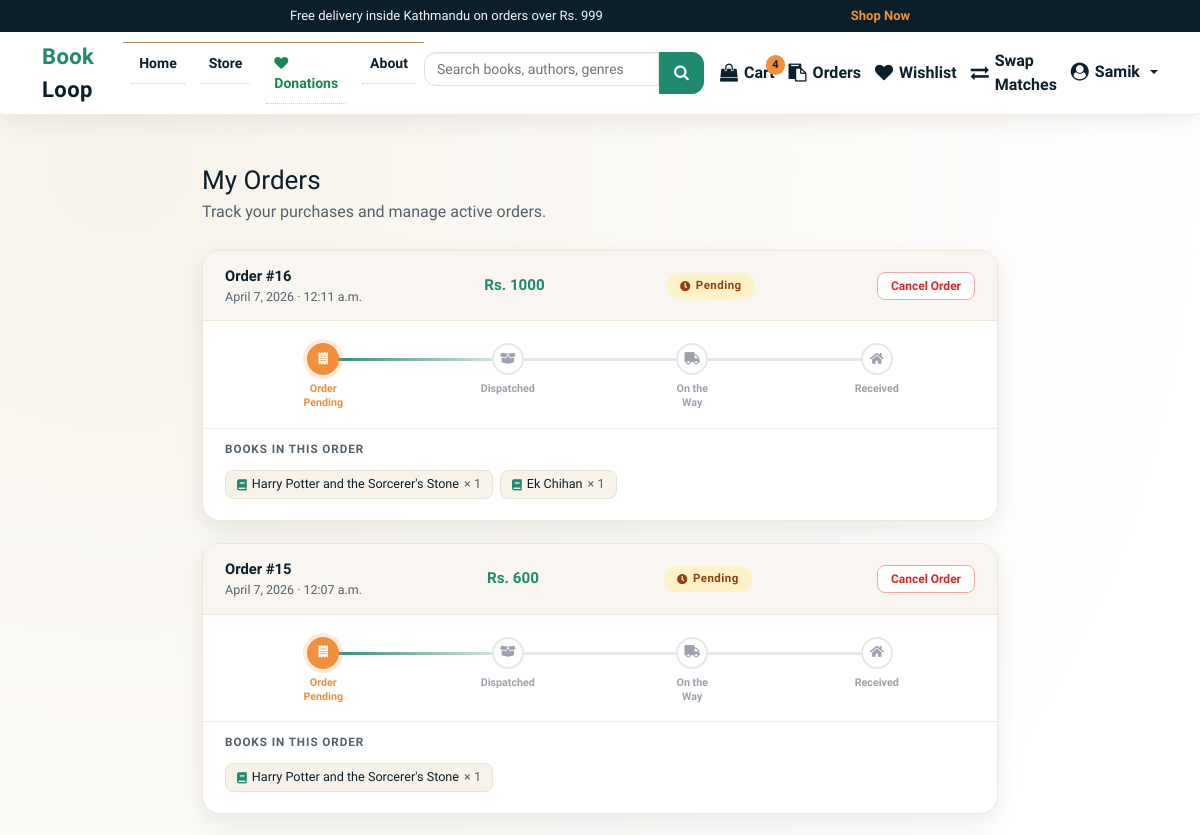
Before: /order/ (signed in, upper part) with the older database file.
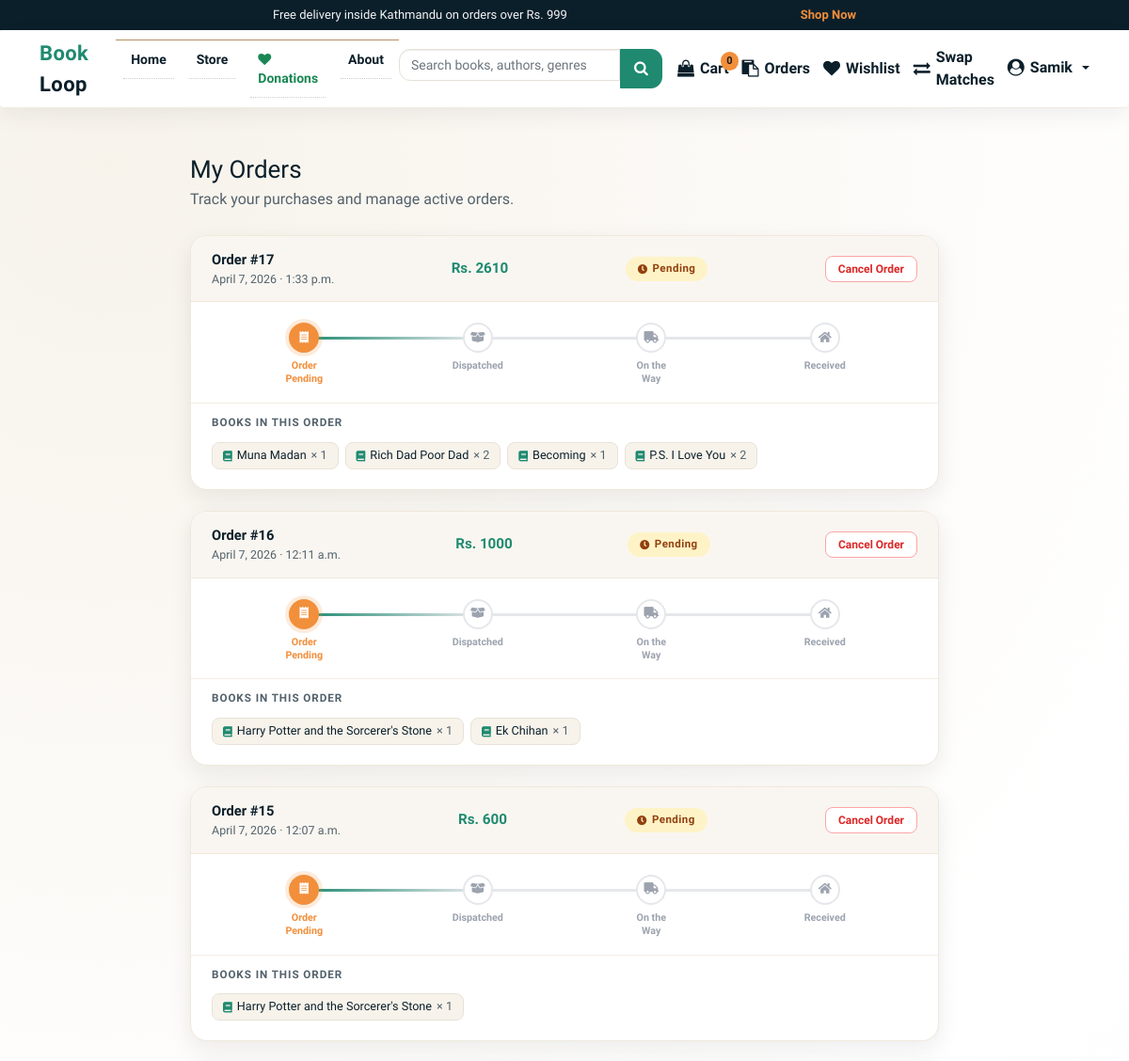
After: the same page with the newer database file.
### books/models.py (models this page shows, shortened)
class Order(models.Model):
    user = models.CharField(max_length=20, null=True)
    date_ordered = models.DateTimeField(auto_now_add=True)
    complete = models.BooleanField(default=False)
    payment_method = models.CharField(max_length=20, choices=METHOD, default="Cash On Delivery")
    order_status = models.CharField(max_length=50, choices=ORDER_STATUS, default="Order Pending")
    transaction_id = models.CharField(max_length=200, null=True)
    @property
    def get_cart_total(self):
        items = self.orderitem_set.all()
        return sum([item.get_total for item in items])
    def get_status_step(self):
        return {
            "Order Pending":    1,
            "Order Dispatched": 2,
            "Order On the Way": 3,
            "Order Received":   4,
        }.get(self.order_status, 0)

class OrderItem(models.Model):
    Book_name = models.ForeignKey(Product, on_delete=models.SET_NULL, null=True)
    order = models.ForeignKey(Order, on_delete=models.SET_NULL, null=True)
    quantity = models.IntegerField(default=0)
    date_added = models.DateTimeField(auto_now_add=True)
    @property
    def get_total(self):
        return self.Book_name.price * self.quantity

class Product(models.Model):
    Book_name = models.CharField(max_length=50)
    Author = models.CharField(max_length=50, default="")
    genre = models.CharField(max_length=300)
    description = models.CharField(max_length=1000, default="")
    price = models.IntegerField(default=0)
    pub_date = models.DateField(default=timezone.now)
    quantity = models.PositiveBigIntegerField(default=1)
    seller = models.ForeignKey(
        settings.AUTH_USER_MODEL,
        on_delete=models.SET_NULL,
        null=True,
        blank=True,
        related_name="products",
    )
    listing_type = models.CharField(
        max_length=10,
        choices=LISTING_CHOICES,
        default="sell",
    )
    listing_status = models.CharField(
        max_length=20,
        choices=LISTING_STATUS,
        default="approved",
    )
    swap_preference = models.CharField(
        max_length=255,
        blank=True,
        null=True,
        help_text="Title or genre of the book you want in exchange.",
    )
    condition = models.CharField(
        max_length=50,
        blank=True,
        null=True,
        help_text=(
            "Physical condition of the book for swapping "
            "(e.g. New, Like New, Good, Heavily Used)."
        ),
    )
    location = models.CharField(
        max_length=255,
        blank=True,
        null=True,
        help_text="City or neighborhood for the swap",
    )
    contact_email = models.EmailField(
        blank=True,
        null=True,
        help_text="Email for other users to contact you for swapping",
    )
    image = CloudinaryField("image", folder="bookloop_covers", null=True, blank=True)
    sequence = models.IntegerField(default=0)
    views = models.PositiveIntegerField(default=0)
    average_rating = models.FloatField(default=0.0)
    rating_count = models.PositiveIntegerField(default=0)

### books/views.py (the view)
# urls.py: path('order/', views.orders, name='order'),
@login_required
def orders(request):
    orders = Order.objects.filter(
        user=request.user.username,
        complete=True,
    ).exclude(order_status='Order Canceled').order_by('-date_ordered')
    return render(request, 'orders.html', {
        'orders': orders,
        'allowed_cancel_statuses': ['Order Pending', 'Order Dispatched'],
    })

### authentication/models.py (called while the page is built)
    @property
    def is_bookshop_owner(self):
        return self.role == self.ROLE_BOOKSHOP

### transactions/context_processors.py (called while the page is built)
def cart_item_count(request):
    if not request.user.is_authenticated:
        return {"cart_count": 0, "cartItems": 0}
    total = (
        OrderItem.objects.filter(
            order__user=request.user.username,
            order__complete=False,
        ).aggregate(total=Sum("quantity"))
    ).get("total")
    cart_count = int(total or 0)
    return {"cart_count": cart_count, "cartItems": cart_count}

### templates/orders.html (shortened to what the changed rows need)
{% load static %}
{% include 'components/base/base-top.html' %}
{% include 'components/header/header.html' %}
<link href="https://cdn.jsdelivr.net/npm/bootstrap@5.0.0-beta3/dist/css/bootstrap.min.css" rel="stylesheet">
<link rel="stylesheet" href="https://use.fontawesome.com/releases/v5.15.3/css/all.css">
<section style="padding:34px 0 64px;">
  <div class="container" style="max-width:820px;">
    <h2 style="font-family:'Merriweather',serif;font-size:26px;margin-bottom:4px;">My Orders</h2>
    {% if orders %}
      {% for order in orders %}
      <div class="order-card">
        <div class="order-card-header">
          <div>
            <div class="order-id">Order #{{ order.id }}</div>
            <div class="order-date">{{ order.date_ordered|date:"F j, Y  ·  g:i a" }}</div>
          </div>
          <div class="order-total">Rs. {{ order.get_cart_total }}</div>
          <div>
            {% if order.order_status == "Order Pending" %}
              <span class="status-badge s-pending">
                <i class="fas fa-clock" style="font-size:.65rem;"></i> Pending
              </span>
            {% elif order.order_status == "Order Dispatched" %}
              <span class="status-badge s-dispatched">
                <i class="fas fa-box-open" style="font-size:.65rem;"></i> Dispatched
              </span>
            {% elif order.order_status == "Order On the Way" %}
              <span class="status-badge s-onway">
                <i class="fas fa-truck" style="font-size:.65rem;"></i> On the Way
              </span>
            {% elif order.order_status == "Order Received" %}
              <span class="status-badge s-received">
                <i class="fas fa-check-circle" style="font-size:.65rem;"></i> Delivered
              </span>
            {% elif order.order_status == "Order Canceled" %}
              <span class="status-badge s-canceled">
                <i class="fas fa-times-circle" style="font-size:.65rem;"></i> Canceled
              </span>
            {% endif %}
          </div>
          {% if order.order_status in allowed_cancel_statuses %}
          <form action="{% url 'delete_order' order.id %}" method="post" style="margin:0;">
            <button type="submit" class="btn-cancel"
              onclick="return confirm('Are you sure you want to cancel Order #{{ order.id }}?')">
              Cancel Order
            </button>
          </form>
          {% endif %}
        </div>
        {% if order.order_status != "Order Canceled" %}
        {% with step=order.get_status_step %}
        <div class="tracker-wrap">
          <div class="tracker">
            <div class="step {% if step > 1 %}done{% elif step == 1 %}active{% endif %}">
              <div class="step-icon"><i class="fas fa-receipt"></i></div>
              <div class="step-label">Order<br>Pending</div>
            </div>
            <div class="step {% if step > 2 %}done{% elif step == 2 %}active{% endif %}">
              <div class="step-icon"><i class="fas fa-box-open"></i></div>
              <div class="step-label">Dispatched</div>
            </div>
            <div class="step {% if step > 3 %}done{% elif step == 3 %}active{% endif %}">
              <div class="step-icon"><i class="fas fa-truck"></i></div>
              <div class="step-label">On the<br>Way</div>
            </div>
            <div class="step {% if step == 4 %}done active{% endif %}">
              <div class="step-icon"><i class="fas fa-home"></i></div>
              <div class="step-label">Received</div>
            </div>
          </div>
        </div>
        {% endwith %}
        {% else %}
        <div class="canceled-row">
          <i class="fas fa-ban me-1"></i> This order was canceled and is no longer active.
        </div>
        {% endif %}
        <div class="order-books">
          <div class="order-books-label">Books in this order</div>
          {% for item in order.orderitem_set.all %}
            {% if item.Book_name %}
            <span class="book-pill">
              <i class="fas fa-book" style="color:var(--accent);font-size:.7rem;"></i>
              {{ item.Book_name.Book_name }}
              <span style="color:var(--muted);">× {{ item.quantity }}</span>
            </span>
            {% endif %}
          {% empty %}
            <span style="color:var(--muted);font-size:.82rem;">No items found.</span>
          {% endfor %}
        </div>
      </div>
      {% endfor %}
    {% else %}
      <div class="empty-state">
        <div class="big-icon">📦</div>
        <p>You haven't placed any orders yet.</p>
        <a href="{% url 'store' %}">Browse Books</a>
      </div>
    {% endif %}
  </div>
</section>
{% include 'components/footer/footer.html' %}
{% include 'components/base/base-bottom.html' %}

### templates/components/header/header.html (shortened to what this page needs)
{% load static %}
<link href="https://cdn.jsdelivr.net/npm/bootstrap@5.0.2/dist/css/bootstrap.min.css" rel="stylesheet">
<link rel="stylesheet" href="https://cdn.jsdelivr.net/npm/bootstrap-icons@1.5.0/font/bootstrap-icons.css">
<link rel="stylesheet" href="https://cdnjs.cloudflare.com/ajax/libs/font-awesome/4.7.0/css/font-awesome.min.css"/>
<div class="bw-topbar">
  <div class="container bw-offer">
    <span>Free delivery inside Kathmandu on orders over Rs. 999</span>
    <a href="{% url 'store' %}">Shop Now</a>
  </div>
</div>
<nav class="navbar navbar-expand-lg bw-nav">
  <div class="container">
    <a class="bw-brand" href="{% url 'home' %}"><span>Book</span> Loop</a>
    <div class="collapse navbar-collapse" id="bwNavbar">
      <ul class="navbar-nav me-auto mb-2 mb-lg-0">
        <li class="nav-item"><a class="nav-link" href="{% url 'home' %}">Home</a></li>
        <li class="nav-item"><a class="nav-link" href="{% url 'store' %}">Store</a></li>
        <li class="nav-item">
          <a class="nav-link fw-bold text-success" href="{% url 'browse_donations' %}">
            <i class="fa fa-heart"></i>
            Donations
          </a>
        </li>
        <li class="nav-item"><a class="nav-link" href="/about/">About</a></li>
      </ul>
      <form action="{% url 'search' %}" method="get" class="d-flex bw-search">
        <input type="text" name="q" class="form-control" placeholder="Search books, authors, genres" aria-label="Search">
        <button type="submit" class="btn"><i class="fa fa-search"></i></button>
      </form>
      <div class="bw-actions ms-lg-3">
        {% if request.user.is_authenticated %}
          <a class="bw-icon-btn" href="{% url 'cart' %}">
            <i class="fa fa-shopping-bag"></i>
            <span>Cart</span>
            <span class="bw-badge">{{ cart_count }}</span>
          </a>
          <a class="bw-icon-btn" href="{% url 'order' %}">
            <i class="fa fa-clipboard"></i>
            <span>Orders</span>
          </a>
          <a class="bw-icon-btn" href="{% url 'wishlist' %}">
            <i class="fa fa-heart"></i>
            <span>Wishlist</span>
          </a>
          <a class="bw-icon-btn" href="{% url 'swap_matches' %}">
            <i class="fa fa-exchange"></i>
            <span>Swap Matches</span>
          </a>
          <div class="dropdown bw-dropdown">
            <a class="bw-icon-btn dropdown-toggle" href="#" role="button" data-bs-toggle="dropdown" aria-expanded="false">
              <i class="fa fa-user-circle"></i>
              <span>{{ request.user.first_name|default:'Profile' }}</span>
            </a>
          </div>
        {% else %}
          <a class="bw-icon-btn" href="{% url 'login' %}"><i class="fa fa-user"></i><span>Login</span></a>
          <a class="bw-icon-btn" href="{% url 'reg' %}"><i class="fa fa-user-plus"></i><span>Register</span></a>
        {% endif %}
      </div>
    </div>
  </div>
</nav>

Changed rows visible on the page:
now on this page (row edited): Order: id "17", date_ordered "April 7, 2026 · 1:33 p.m.", get_cart_total "2610", order_status "Order Pending" (drawn)
now on this page (row unchanged): OrderItem: Book_name.Book_name "Muna Madan", quantity "1", shown under "17"
now on this page (row unchanged): OrderItem: Book_name.Book_name "Rich Dad Poor Dad", quantity "2", shown under "17"
now on this page (row unchanged): OrderItem: Book_name.Book_name "Becoming", quantity "1", shown under "17"
added OrderItem: Book_name.Book_name "P.S. I Love You", quantity "2", shown under "17"
Other visible differences:
{{ cart_count }}: "4" → "0"
